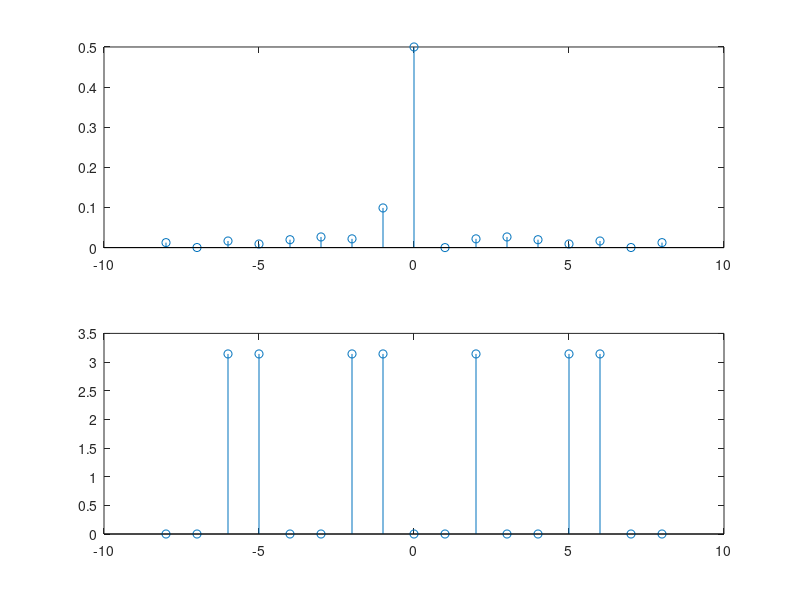

Here is the MATLAB script that generated this plot:
N=8;
n1=-N:0;
c1=0.5*sinc(n1*pi/2);
c0=0;
n2=2:N;
c2=0.5*sinc(n2*pi/2);
cn=[c1 c0 c2];
n=-N:N;
subplot(2,1,1);
stem(n,abs(cn));
subplot(2,1,2);
stem(n,angle(cn));
